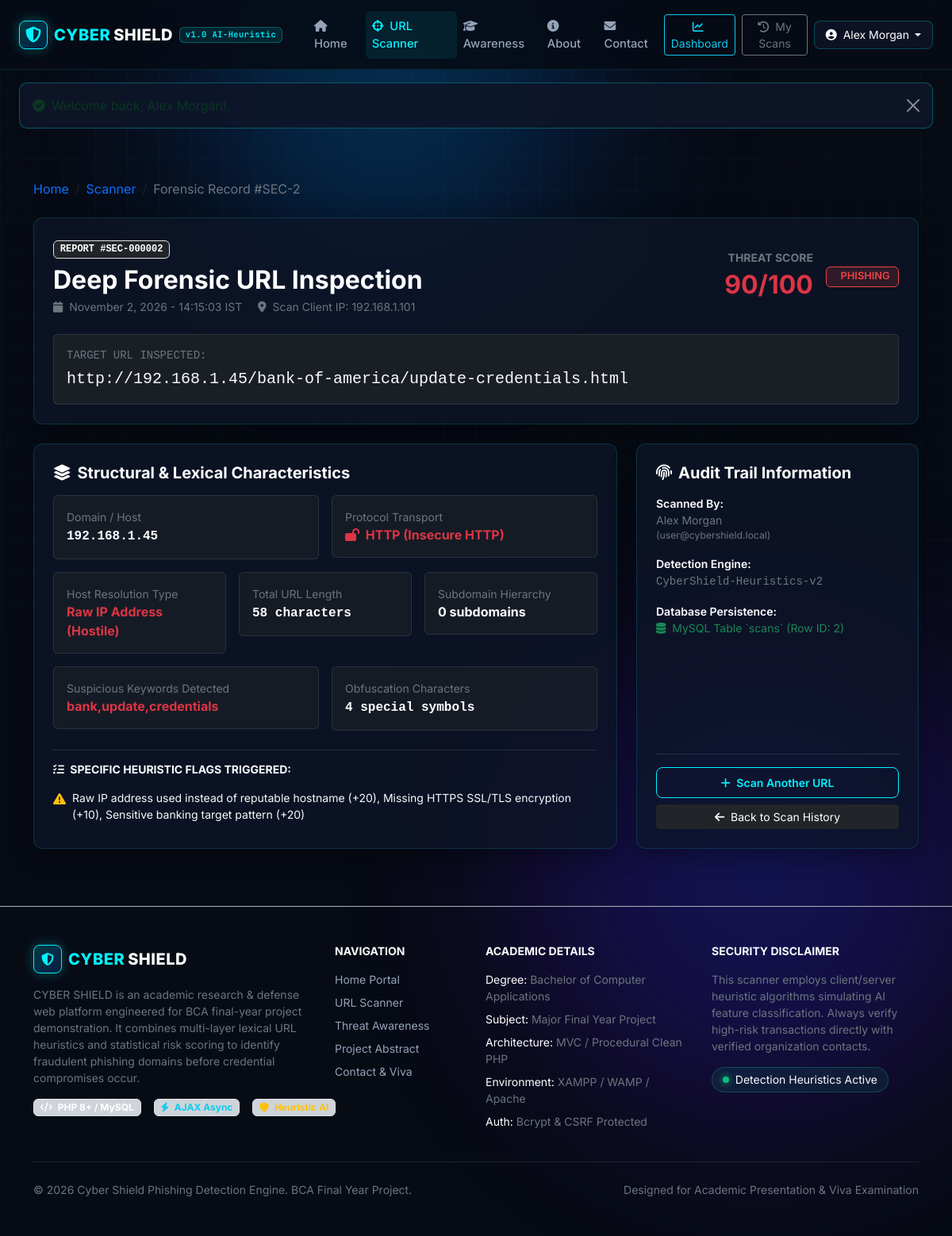
Screenshot of /user/scan-details.php?id=2 (signed in) with the database file from the repository.
### tables this page shows
CREATE TABLE IF NOT EXISTS `scans` (
  `id` INT UNSIGNED AUTO_INCREMENT PRIMARY KEY,
  `user_id` INT UNSIGNED NULL,
  `url` TEXT NOT NULL,
  `domain` VARCHAR(255) NOT NULL,
  `protocol` VARCHAR(10) NOT NULL,
  `risk_score` TINYINT UNSIGNED NOT NULL DEFAULT 0,
  `result` ENUM('SAFE', 'SUSPICIOUS', 'PHISHING') NOT NULL,
  `url_length` INT UNSIGNED NOT NULL DEFAULT 0,
  `has_https` TINYINT(1) NOT NULL DEFAULT 0,
  `has_ip` TINYINT(1) NOT NULL DEFAULT 0,
  `suspicious_keywords` TEXT DEFAULT NULL,
  `subdomain_count` INT UNSIGNED NOT NULL DEFAULT 0,
  `special_character_count` INT UNSIGNED NOT NULL DEFAULT 0,
  `analysis_data` LONGTEXT DEFAULT NULL,
  `reasons` TEXT DEFAULT NULL,
  `ip_address` VARCHAR(45) DEFAULT NULL,
  `created_at` TIMESTAMP DEFAULT CURRENT_TIMESTAMP,
  INDEX `idx_user_id` (`user_id`),
  INDEX `idx_result` (`result`),
  INDEX `idx_risk_score` (`risk_score`),
  INDEX `idx_created_at` (`created_at`),
  CONSTRAINT `fk_scans_user` FOREIGN KEY (`user_id`) REFERENCES `users` (`id`) ON DELETE SET NULL ON UPDATE CASCADE
);

CREATE TABLE IF NOT EXISTS `users` (
  `id` INT UNSIGNED AUTO_INCREMENT PRIMARY KEY,
  `name` VARCHAR(100) NOT NULL,
  `email` VARCHAR(150) NOT NULL UNIQUE,
  `password` VARCHAR(255) NOT NULL,
  `phone` VARCHAR(20) DEFAULT NULL,
  `role` ENUM('user', 'admin') NOT NULL DEFAULT 'user',
  `status` ENUM('active', 'inactive', 'suspended') NOT NULL DEFAULT 'active',
  `profile_image` VARCHAR(255) DEFAULT 'default_avatar.png',
  `created_at` TIMESTAMP DEFAULT CURRENT_TIMESTAMP,
  `updated_at` TIMESTAMP DEFAULT CURRENT_TIMESTAMP ON UPDATE CURRENT_TIMESTAMP,
  `last_login` DATETIME DEFAULT NULL,
  INDEX `idx_email` (`email`),
  INDEX `idx_role` (`role`),
  INDEX `idx_status` (`status`)
);

### user/scan-details.php (called while the page is built, shortened)
<?php
require_once __DIR__ . '/../scan-details.php';

### includes/auth.php (called while the page is built, shortened)
<?php
function isLoggedIn(): bool {
    return !empty($_SESSION['user_id']) && !empty($_SESSION['user_role']);
}

### scan-details.php (the view, shortened to what this page needs)
<?php
require_once __DIR__ . '/includes/header.php';
require_once __DIR__ . '/includes/navbar.php';
$scanId = (int)($_GET['id'] ?? 0);
$db = getDBConnection();
$stmt = $db->prepare("
    SELECT s.*, u.name AS user_name, u.email AS user_email
    FROM scans s
    LEFT JOIN users u ON s.user_id = u.id
    WHERE s.id = ?
");
$stmt->execute([$scanId]);
$scan = $stmt->fetch();
$reasonsList = array_filter(array_map('trim', explode('|', $scan['reasons'] ?? '')));
$analysisData = json_decode($scan['analysis_data'] ?? '{}', true);
?>
<div class="container py-5">
    <nav aria-label="breadcrumb" class="mb-4">
        <ol class="breadcrumb">
            <li class="breadcrumb-item"><a href="index.php" class="text-cyan text-decoration-none">Home</a></li>
            <li class="breadcrumb-item"><a href="checker.php" class="text-cyan text-decoration-none">Scanner</a></li>
            <li class="breadcrumb-item active text-secondary" aria-current="page">Forensic Record #SEC-<?= $scan['id'] ?></li>
        </ol>
    </nav>
    <div class="cyber-card p-4 mb-4">
        <div class="d-flex flex-column flex-md-row justify-content-between align-items-md-center gap-3">
            <div>
                <span class="badge bg-dark border border-cyan text-cyan mb-2 font-monospace">REPORT #SEC-<?= str_pad((string)$scan['id'], 6, '0', STR_PAD_LEFT) ?></span>
                <h2 class="text-white fw-bold mb-1">Deep Forensic URL Inspection</h2>
                <div class="text-secondary small">
                    <span><i class="fa-solid fa-calendar me-1"></i> <?= date('F j, Y - H:i:s T', strtotime($scan['created_at'])) ?></span>
                    <span class="ms-3"><i class="fa-solid fa-location-dot me-1"></i> Scan Client IP: <?= htmlspecialchars($scan['ip_address'] ?? 'N/A') ?></span>
                </div>
            </div>
            <div class="d-flex align-items-center gap-3">
                <div class="text-end">
                    <div class="small text-secondary text-uppercase fw-bold">Threat Score</div>
                    <div class="fs-2 fw-bold <?= $scan['risk_score'] > 59 ? 'text-danger' : ($scan['risk_score'] > 29 ? 'text-warning' : 'text-success') ?>">
                        <?= (int)$scan['risk_score'] ?>/100
                    </div>
                </div>
                <div><?= renderResultBadge($scan['result']) ?></div>
            </div>
        </div>
        <div class="mt-4 p-3 bg-dark bg-opacity-75 rounded border border-secondary border-opacity-25 font-monospace text-break">
            <span class="text-secondary small d-block mb-1">TARGET URL INSPECTED:</span>
            <span class="text-cyan fs-5"><?= htmlspecialchars($scan['url'], ENT_QUOTES, 'UTF-8') ?></span>
        </div>
    </div>
    <div class="row g-4 mb-4">
        <div class="col-lg-8">
            <div class="cyber-card h-100 p-4">
                <h5 class="text-white fw-bold mb-3 d-flex align-items-center">
                    <i class="fa-solid fa-layer-group text-cyan me-2"></i>
                    Structural & Lexical Characteristics
                </h5>
                <div class="row g-3">
                    <div class="col-sm-6">
                        <div class="p-3 bg-dark bg-opacity-50 rounded border border-secondary border-opacity-25">
                            <span class="text-secondary small d-block">Domain / Host</span>
                            <strong class="text-white font-monospace"><?= htmlspecialchars($scan['domain']) ?></strong>
                        </div>
                    </div>
                    <div class="col-sm-6">
                        <div class="p-3 bg-dark bg-opacity-50 rounded border border-secondary border-opacity-25">
                            <span class="text-secondary small d-block">Protocol Transport</span>
                            <strong class="<?= $scan['has_https'] ? 'text-success' : 'text-danger' ?>">
                                <i class="fa-solid <?= $scan['has_https'] ? 'fa-lock' : 'fa-lock-open' ?> me-1"></i>
                                <?= strtoupper($scan['protocol']) ?> (<?= $scan['has_https'] ? 'Secure SSL' : 'Insecure HTTP' ?>)
                            </strong>
                        </div>
                    </div>
                    <div class="col-sm-4">
                        <div class="p-3 bg-dark bg-opacity-50 rounded border border-secondary border-opacity-25">
                            <span class="text-secondary small d-block">Host Resolution Type</span>
                            <strong class="<?= $scan['has_ip'] ? 'text-danger' : 'text-info' ?>">
                                <?= $scan['has_ip'] ? 'Raw IP Address (Hostile)' : 'Standard Hostname' ?>
                            </strong>
                        </div>
                    </div>
                    <div class="col-sm-4">
                        <div class="p-3 bg-dark bg-opacity-50 rounded border border-secondary border-opacity-25">
                            <span class="text-secondary small d-block">Total URL Length</span>
                            <strong class="text-white font-monospace"><?= (int)$scan['url_length'] ?> characters</strong>
                        </div>
                    </div>
                    <div class="col-sm-4">
                        <div class="p-3 bg-dark bg-opacity-50 rounded border border-secondary border-opacity-25">
                            <span class="text-secondary small d-block">Subdomain Hierarchy</span>
                            <strong class="<?= $scan['subdomain_count'] >= 2 ? 'text-warning' : 'text-white' ?>">
                                <?= (int)$scan['subdomain_count'] ?> subdomains
                            </strong>
                        </div>
                    </div>
                    <div class="col-sm-6">
                        <div class="p-3 bg-dark bg-opacity-50 rounded border border-secondary border-opacity-25">
                            <span class="text-secondary small d-block">Suspicious Keywords Detected</span>
                            <strong class="<?= !empty($scan['suspicious_keywords']) ? 'text-danger' : 'text-secondary' ?>">
                                <?= !empty($scan['suspicious_keywords']) ? htmlspecialchars($scan['suspicious_keywords']) : 'None detected' ?>
                            </strong>
                        </div>
                    </div>
                    <div class="col-sm-6">
                        <div class="p-3 bg-dark bg-opacity-50 rounded border border-secondary border-opacity-25">
                            <span class="text-secondary small d-block">Obfuscation Characters</span>
                            <strong class="text-white font-monospace"><?= (int)$scan['special_character_count'] ?> special symbols</strong>
                        </div>
                    </div>
                </div>
                <div class="mt-4 pt-3 border-top border-secondary border-opacity-25">
                    <h6 class="text-cyan fw-bold small text-uppercase mb-3">
                        <i class="fa-solid fa-list-check me-1"></i> Specific Heuristic Flags Triggered:
                    </h6>
                    <ul class="list-unstyled mb-0">
                        <?php if (empty($reasonsList)): ?>
                            <li class="text-secondary small">No adverse risk indicators identified for this target.</li>
                        <?php else: ?>
                            <?php foreach ($reasonsList as $reason): ?>
                                <li class="d-flex align-items-start gap-2 mb-2">
                                    <i class="fa-solid <?= $scan['result'] === 'SAFE' ? 'fa-check text-success' : 'fa-triangle-exclamation text-warning' ?> mt-1"></i>
                                    <span class="text-slate-200 small"><?= htmlspecialchars($reason) ?></span>
                                </li>
                            <?php endforeach; ?>
                        <?php endif; ?>
                    </ul>
                </div>
            </div>
        </div>
        <div class="col-lg-4">
            <div class="cyber-card h-100 p-4 d-flex flex-column justify-content-between">
                <div>
                    <h5 class="text-white fw-bold mb-3 d-flex align-items-center">
                        <i class="fa-solid fa-fingerprint text-cyan me-2"></i>
                        Audit Trail Information
                    </h5>
                    <ul class="list-unstyled small text-secondary">
                        <li class="mb-3">
                            <span class="d-block text-white fw-semibold">Scanned By:</span>
                            <span><?= htmlspecialchars($scan['user_name'] ?? 'Public / Guest') ?></span>
                            <?php if (!empty($scan['user_email'])): ?>
                                <span class="d-block text-secondary small">(<?= htmlspecialchars($scan['user_email']) ?>)</span>
                            <?php endif; ?>
                        </li>
                        <li class="mb-3">
                            <span class="d-block text-white fw-semibold">Detection Engine:</span>
                            <span class="font-monospace text-cyan"><?= htmlspecialchars($analysisData['engine'] ?? 'CyberShield-Heuristics-v2') ?></span>
                        </li>
                        <li class="mb-3">
                            <span class="d-block text-white fw-semibold">Database Persistence:</span>
                            <span class="text-success"><i class="fa-solid fa-database me-1"></i> MySQL Table `scans` (Row ID: <?= $scan['id'] ?>)</span>
                        </li>
                    </ul>
                </div>
                <div class="pt-3 border-top border-secondary border-opacity-25">
                    <a href="checker.php" class="btn btn-outline-cyan w-100 btn-sm mb-2">
                        <i class="fa-solid fa-plus me-1"></i> Scan Another URL
                    </a>
                    <?php if (isLoggedIn()): ?>
                        <a href="user/scans.php" class="btn btn-dark w-100 btn-sm">
                            <i class="fa-solid fa-arrow-left me-1"></i> Back to Scan History
                        </a>
                    <?php endif; ?>
                </div>
            </div>
        </div>
    </div>
</div>
<?php require_once __DIR__ . '/includes/footer.php'; ?>

### includes/functions.php (shortened to what this page needs)
<?php
function getFlashMessage(): ?array {
    if (isset($_SESSION['flash'])) {
        $flash = $_SESSION['flash'];
        return $flash;
    }
    return null;
}
function renderFlashMessage(): string {
    $flash = getFlashMessage();
    $alertType = htmlspecialchars($flash['type'], ENT_QUOTES, 'UTF-8');
    $alertMsg  = htmlspecialchars($flash['message'], ENT_QUOTES, 'UTF-8');
    $icon = match($flash['type']) {
        'success' => '<i class="fa-solid fa-circle-check me-2"></i>',
        'danger'  => '<i class="fa-solid fa-triangle-exclamation me-2"></i>',
        'warning' => '<i class="fa-solid fa-circle-exclamation me-2"></i>',
        default   => '<i class="fa-solid fa-circle-info me-2"></i>'
    };
    return <<<HTML
    <div class="alert alert-{$alertType} alert-dismissible fade show cyber-alert" role="alert">
        <div class="d-flex align-items-center">
            {$icon}
            <div>{$alertMsg}</div>
        </div>
        <button type="button" class="btn-close btn-close-white" data-bs-dismiss="alert" aria-label="Close"></button>
    </div>
HTML;
}
function renderResultBadge(string $result): string {
    return match (strtoupper($result)) {
        'SAFE'       => '<span class="badge badge-safe"><i class="fa-solid fa-shield-check me-1"></i> SAFE</span>',
        'SUSPICIOUS' => '<span class="badge badge-suspicious"><i class="fa-solid fa-shield-exclamation me-1"></i> SUSPICIOUS</span>',
        'PHISHING'   => '<span class="badge badge-phishing"><i class="fa-solid fa-shield-xmark me-1"></i> PHISHING</span>',
        default      => '<span class="badge badge-secondary">' . htmlspecialchars($result) . '</span>'
    };
}

### assets/css/style.css (style rules this page uses)
:root { --cyber-bg: #070b14; --cyber-card-bg: rgba(14, 22, 40, 0.75); --cyber-card-border: rgba(0, 243, 255, 0.15); --cyber-cyan: #00f3ff; --cyber-cyan-glow: rgba(0, 243, 255, 0.35); --cyber-blue: #0077ff; --cyber-safe: #10b981; --cyber-safe-bg: rgba(16, 185, 129, 0.12); --cyber-suspicious: #f59e0b; --cyber-suspicious-bg: rgba(245, 158, 11, 0.12); --cyber-danger: #ef4444; --cyber-danger-bg: rgba(239, 68, 68, 0.15); --cyber-text: #f8fafc; --cyber-text-muted: #94a3b8; --cyber-font-sans: 'Inter', -apple-system, BlinkMacSystemFont, sans-serif; --cyber-font-mono: 'JetBrains Mono', monospace; }
body.cyber-theme { background-color: var(--cyber-bg); color: var(--cyber-text); font-family: var(--cyber-font-sans); min-height: 100vh; display: flex; flex-direction: column; position: relative; overflow-x: hidden; }
.btn-outline-cyan { background: transparent; color: var(--cyber-cyan); border: 1px solid var(--cyber-cyan); font-weight: 600; border-radius: 8px; padding: 0.5rem 1.15rem; transition: all 0.25s ease; }
.cyber-card { background: var(--cyber-card-bg); border: 1px solid var(--cyber-card-border); border-radius: 12px; backdrop-filter: blur(16px); padding: 1.5rem; box-shadow: 0 8px 32px rgba(0, 0, 0, 0.4); transition: border-color 0.3s ease, transform 0.3s ease; }
.badge-phishing { background-color: var(--cyber-danger-bg); color: var(--cyber-danger); border: 1px solid var(--cyber-danger); font-weight: 600; font-size: 0.8rem; padding: 0.35rem 0.65rem; }
.cyber-alert { background: rgba(14, 22, 40, 0.9); border: 1px solid rgba(0, 243, 255, 0.3); border-radius: 10px; backdrop-filter: blur(10px); }

### rows the page displays
scans: id "2", id "000002", created_at "November 2, 2026 - 14:15:03 IST", ip_address "192.168.1.101", risk_score "90", result "PHISHING", url "http://192.168.1.45/bank-of-america/update-credentials.html", domain "192.168.1.45", protocol "HTTP", url_length "58", subdomain_count "0", suspicious_keywords "bank,update,credentials", special_character_count "4", reasons "Raw IP address used instead of reputable hostname (+20), Missing HTTPS SSL/TLS encryption (+10), Sensitive banking target pattern (+20)", user.name "Alex Morgan", user.email "user@cybershield.local", analysis_data "CyberShield-Heuristics-v2"

### other values shown
$user['name'] "Alex Morgan"
$alertMsg "Welcome back, Alex Morgan!"
